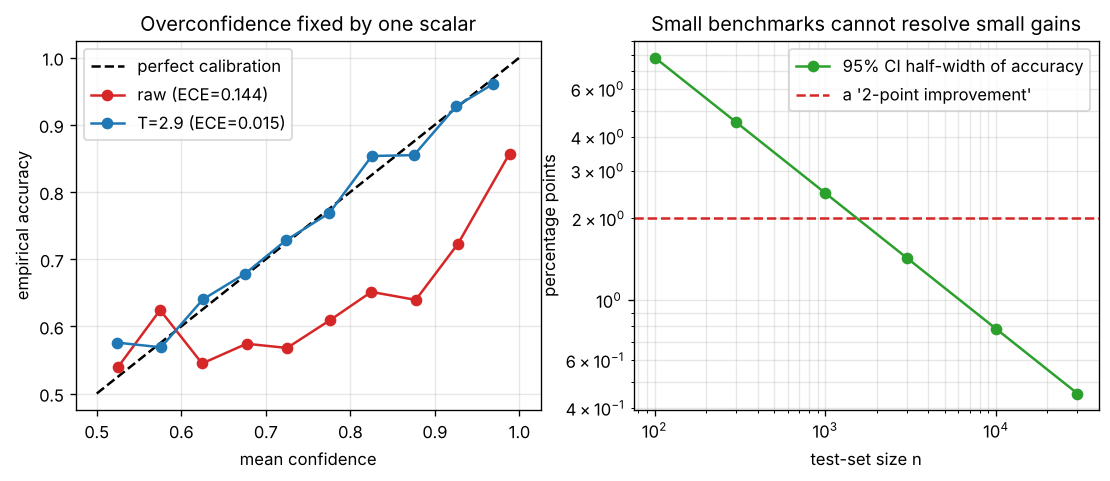

Python code for this plot:
"""
Day 147 - Consolidation: the evaluation thread (calibration, benchmark noise, why metrics lie).
Left : reliability diagram of an overconfident classifier before/after temperature scaling.
Right: 95% CI half-width of accuracy vs test-set size -- a 2-point gap needs thousands of examples.
Synthetic, deterministic (seed 42), nothing downloaded.
"""
import numpy as np
import matplotlib.pyplot as plt

np.random.seed(42)

# ---- left: binary classifier whose logits are 3x too large (overconfident)
n = 4000
z_true = np.random.randn(n) * 1.5                 # well-calibrated logits
y = (np.random.rand(n) < 1 / (1 + np.exp(-z_true))).astype(int)
z_over = 3.0 * z_true                             # overconfident model
def conf_acc(z, T):
    p = 1 / (1 + np.exp(-z / T))
    conf = np.maximum(p, 1 - p); pred = (p > 0.5).astype(int)
    return conf, (pred == y).astype(float)
def ece(conf, acc, bins=10):
    edges = np.linspace(0.5, 1.0, bins + 1); tot = 0.0
    for lo, hi in zip(edges[:-1], edges[1:]):
        m = (conf > lo) & (conf <= hi)
        if m.any(): tot += m.mean() * abs(acc[m].mean() - conf[m].mean())
    return tot
def curve(conf, acc, bins=10):
    edges = np.linspace(0.5, 1.0, bins + 1); xs, ys = [], []
    for lo, hi in zip(edges[:-1], edges[1:]):
        m = (conf > lo) & (conf <= hi)
        if m.sum() >= 10: xs.append(conf[m].mean()); ys.append(acc[m].mean())
    return xs, ys
c0, a0 = conf_acc(z_over, 1.0)
Ts = np.linspace(0.5, 6, 111)
nll = [-np.mean(y * np.log(1 / (1 + np.exp(-z_over / T)) + 1e-12) +
                (1 - y) * np.log(1 - 1 / (1 + np.exp(-z_over / T)) + 1e-12)) for T in Ts]
T_best = Ts[int(np.argmin(nll))]                  # temperature fit by minimizing NLL
c1, a1 = conf_acc(z_over, T_best)

fig, ax = plt.subplots(1, 2, figsize=(11, 4))
ax[0].plot([0.5, 1], [0.5, 1], "k--", label="perfect calibration")
ax[0].plot(*curve(c0, a0), "o-", color="tab:red", label=f"raw (ECE={ece(c0, a0):.3f})")
ax[0].plot(*curve(c1, a1), "o-", color="tab:blue", label=f"T={T_best:.1f} (ECE={ece(c1, a1):.3f})")
ax[0].set_xlabel("mean confidence"); ax[0].set_ylabel("empirical accuracy")
ax[0].set_title("Overconfidence fixed by one scalar"); ax[0].legend(); ax[0].grid(alpha=0.3)

# ---- right: binomial 95% CI half-width at 80% accuracy; paired difference needs even more
ns = np.array([100, 300, 1000, 3000, 10000, 30000])
hw = 1.96 * np.sqrt(0.8 * 0.2 / ns) * 100
ax[1].loglog(ns, hw, "o-", color="tab:green", label="95% CI half-width of accuracy")
ax[1].axhline(2.0, color="tab:red", ls="--", label="a '2-point improvement'")
ax[1].set_xlabel("test-set size n"); ax[1].set_ylabel("percentage points")
ax[1].set_title("Small benchmarks cannot resolve small gains"); ax[1].legend(); ax[1].grid(alpha=0.3, which="both")

print(f"raw ECE={ece(c0, a0):.3f}  accuracy={a0.mean():.3f}  mean conf={c0.mean():.3f}")
print(f"best T={T_best:.2f}  ECE after={ece(c1, a1):.3f}  mean conf={c1.mean():.3f}")
print("CI half-width (pts):", {int(k): round(float(v), 2) for k, v in zip(ns, hw)})
plt.savefig("graph_DAY_147.png", dpi=120, bbox_inches="tight")
